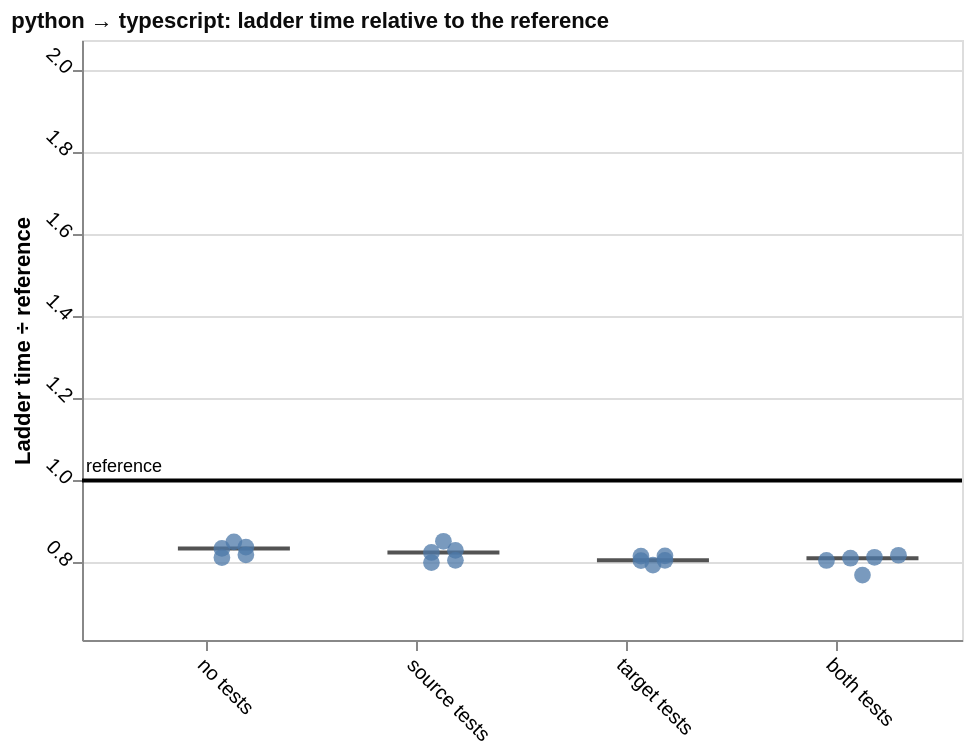

Express this chart as Vega-Lite.
### Vega-Lite specification from a JSON file in a GitHub repository (floating-point values rounded to 4 significant figures)
{"config": {"view": {"continuousWidth": 300, "continuousHeight": 300}, "axis": {"labelAngle": 45}}, "layer": [{"data": {"name": "data-14fe493c704c9f943a6d8a59518b9d87"}, "mark": {"type": "tick", "color": "#0b0b0b", "opacity": 0.7, "size": 56, "thickness": 2}, "encoding": {"x": {"field": "condition", "sort": ["no tests", "source tests", "target tests", "both tests"], "title": null, "type": "nominal"}, "xOffset": {"field": "nudge", "scale": {"domain": [-2, 2], "range": [31.0, 79.0]}, "title": null, "type": "quantitative"}, "y": {"field": "value", "scale": {"domain": [0.6115, 2.073], "nice": false}, "title": "Ladder time ÷ reference", "type": "quantitative"}}}, {"data": {"name": "data-2411f198109f299d7ce56c00f7b584a2"}, "mark": {"type": "point", "filled": true, "opacity": 0.75, "size": 70}, "encoding": {"tooltip": [{"field": "port", "title": "run", "type": "nominal"}, {"field": "value", "format": ".2f", "title": "ladder time ÷ reference", "type": "quantitative"}, {"field": "ladder_rungs_completed", "title": "rungs completed", "type": "quantitative"}, {"field": "ladder_total_ms", "format": ",.1f", "title": "total ms", "type": "quantitative"}], "x": {"field": "condition", "sort": ["no tests", "source tests", "target tests", "both tests"], "title": null, "type": "nominal"}, "xOffset": {"field": "nudge", "scale": {"domain": [-2, 2], "range": [31.0, 79.0]}, "title": null, "type": "quantitative"}, "y": {"field": "value", "scale": {"domain": [0.6115, 2.073], "nice": false}, "title": "Ladder time ÷ reference", "type": "quantitative"}}}, {"data": {"name": "data-a630986baac081710e889288b28dd2bb"}, "mark": {"type": "rule", "color": "black", "strokeWidth": 2}, "encoding": {"y": {"field": "value", "scale": {"domain": [0.6115, 2.073], "nice": false}, "title": "Ladder time ÷ reference", "type": "quantitative"}}}, {"data": {"name": "data-a630986baac081710e889288b28dd2bb"}, "mark": {"type": "text", "align": "left", "baseline": "bottom", "dy": -2, "fontSize": 9}, "encoding": {"text": {"field": "label", "type": "nominal"}, "x": {"value": 2}, "y": {"field": "value", "scale": {"domain": [0.6115, 2.073], "nice": false}, "title": "Ladder time ÷ reference", "type": "quantitative"}}}], "height": 300, "title": {"text": "python → typescript: ladder time relative to the reference", "anchor": "start", "color": "#0b0b0b", "fontSize": 11}, "width": 440, "$schema": "https://vega.github.io/schema/vega-lite/v6.4.1.json", "datasets": {"data-14fe493c704c9f943a6d8a59518b9d87": [{"condition": "no tests", "value": 0.8346, "nudge": 0.0}, {"condition": "source tests", "value": 0.8247, "nudge": 0.0}, {"condition": "target tests", "value": 0.8055, "nudge": 0.0}, {"condition": "both tests", "value": 0.8106, "nudge": 0.0}], "data-2411f198109f299d7ce56c00f7b584a2": [{"run_id": "20260909T005215Z_9a3e20fe", "condition": "no tests", "ladder_rungs_completed": 19, "ladder_total_ms": 12060.0, "value": 0.8506, "reference": 1.0, "port": "9a3e20fe", "nudge": 0.0}, {"run_id": "20260909T024849Z_b96078c6", "condition": "no tests", "ladder_rungs_completed": 19, "ladder_total_ms": 11580.0, "value": 0.8124, "reference": 1.0, "port": "b96078c6", "nudge": -0.5}, {"run_id": "20260909T130706Z_31ac2789", "condition": "no tests", "ladder_rungs_completed": 19, "ladder_total_ms": 11840.0, "value": 0.819, "reference": 1.0, "port": "31ac2789", "nudge": 0.5}, {"run_id": "20260909T151143Z_170b737d", "condition": "no tests", "ladder_rungs_completed": 19, "ladder_total_ms": 11680.0, "value": 0.8346, "reference": 1.0, "port": "170b737d", "nudge": -0.5}, {"run_id": "20260909T182714Z_2643e4be", "condition": "no tests", "ladder_rungs_completed": 19, "ladder_total_ms": 11780.0, "value": 0.8377, "reference": 1.0, "port": "2643e4be", "nudge": 0.5}, {"run_id": "20260909T002206Z_273cf6b9", "condition": "source tests", "ladder_rungs_completed": 19, "ladder_total_ms": 12020.0, "value": 0.8298, "reference": 1.0, "port": "273cf6b9", "nudge": 0.5}, {"run_id": "20260909T022216Z_19e0fe30", "condition": "source tests", "ladder_rungs_completed": 19, "ladder_total_ms": 11590.0, "value": 0.8247, "reference": 1.0, "port": "19e0fe30", "nudge": -0.5}, {"run_id": "20260909T124157Z_4ee67ba2", "condition": "source tests", "ladder_rungs_completed": 19, "ladder_total_ms": 11630.0, "value": 0.8, "reference": 1.0, "port": "4ee67ba2", "nudge": -0.5}, {"run_id": "20260909T144331Z_5b46f630", "condition": "source tests", "ladder_rungs_completed": 19, "ladder_total_ms": 11730.0, "value": 0.8519, "reference": 1.0, "port": "5b46f630", "nudge": 0.0}, {"run_id": "20260909T180307Z_280f3890", "condition": "source tests", "ladder_rungs_completed": 19, "ladder_total_ms": 11530.0, "value": 0.8056, "reference": 1.0, "port": "280f3890", "nudge": 0.5}, {"run_id": "20260909T004354Z_a47a3057", "condition": "target tests", "ladder_rungs_completed": 19, "ladder_total_ms": 11840.0, "value": 0.8158, "reference": 1.0, "port": "a47a3057", "nudge": -0.5}, {"run_id": "20260909T023701Z_e94dca40", "condition": "target tests", "ladder_rungs_completed": 19, "ladder_total_ms": 11520.0, "value": 0.8165, "reference": 1.0, "port": "e94dca40", "nudge": 0.5}, {"run_id": "20260909T125752Z_09b2c811", "condition": "target tests", "ladder_rungs_completed": 19, "ladder_total_ms": 11530.0, "value": 0.8047, "reference": 1.0, "port": "09b2c811", "nudge": -0.5}, {"run_id": "20260909T150124Z_a7cd2ee9", "condition": "target tests", "ladder_rungs_completed": 19, "ladder_total_ms": 11420.0, "value": 0.8055, "reference": 1.0, "port": "a7cd2ee9", "nudge": 0.5}, {"run_id": "20260909T181751Z_00b43b48", "condition": "target tests", "ladder_rungs_completed": 19, "ladder_total_ms": 11530.0, "value": 0.7941, "reference": 1.0, "port": "00b43b48", "nudge": 0.0}, {"run_id": "20260909T001426Z_1c28aa33", "condition": "both tests", "ladder_rungs_completed": 19, "ladder_total_ms": 11720.0, "value": 0.8179, "reference": 1.0, "port": "1c28aa33", "nudge": 1.5}, {"run_id": "20260909T020947Z_ffb57550", "condition": "both tests", "ladder_rungs_completed": 19, "ladder_total_ms": 11850.0, "value": 0.8052, "reference": 1.0, "port": "ffb57550", "nudge": -1.5}, {"run_id": "20260909T123239Z_5982b634", "condition": "both tests", "ladder_rungs_completed": 19, "ladder_total_ms": 11500.0, "value": 0.7697, "reference": 1.0, "port": "5982b634", "nudge": 0.0}, {"run_id": "20260909T142951Z_4ff7cdec", "condition": "both tests", "ladder_rungs_completed": 19, "ladder_total_ms": 11910.0, "value": 0.8106, "reference": 1.0, "port": "4ff7cdec", "nudge": -0.5}, {"run_id": "20260909T175143Z_62b61540", "condition": "both tests", "ladder_rungs_completed": 19, "ladder_total_ms": 12160.0, "value": 0.813, "reference": 1.0, "port": "62b61540", "nudge": 0.5}], "data-a630986baac081710e889288b28dd2bb": [{"value": 1.0, "label": "reference"}]}}
